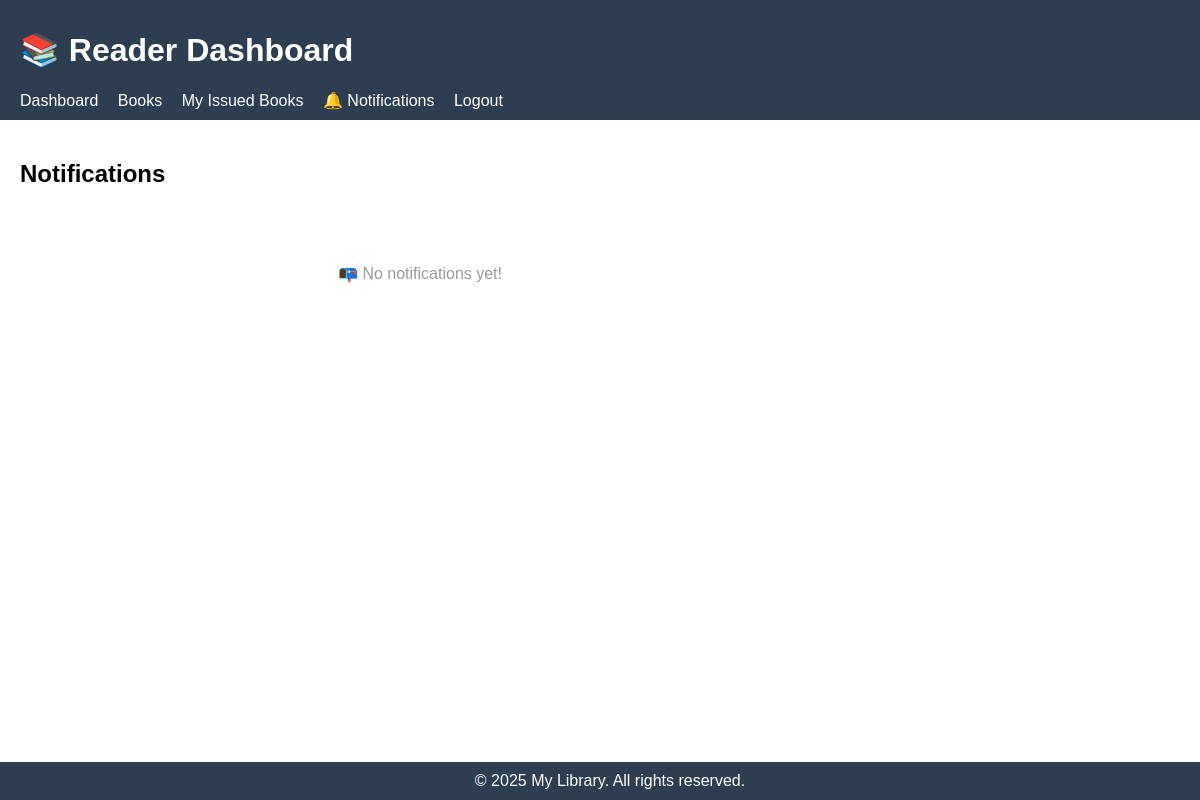
The app's page /reader/notifications/ (signed in), older data.
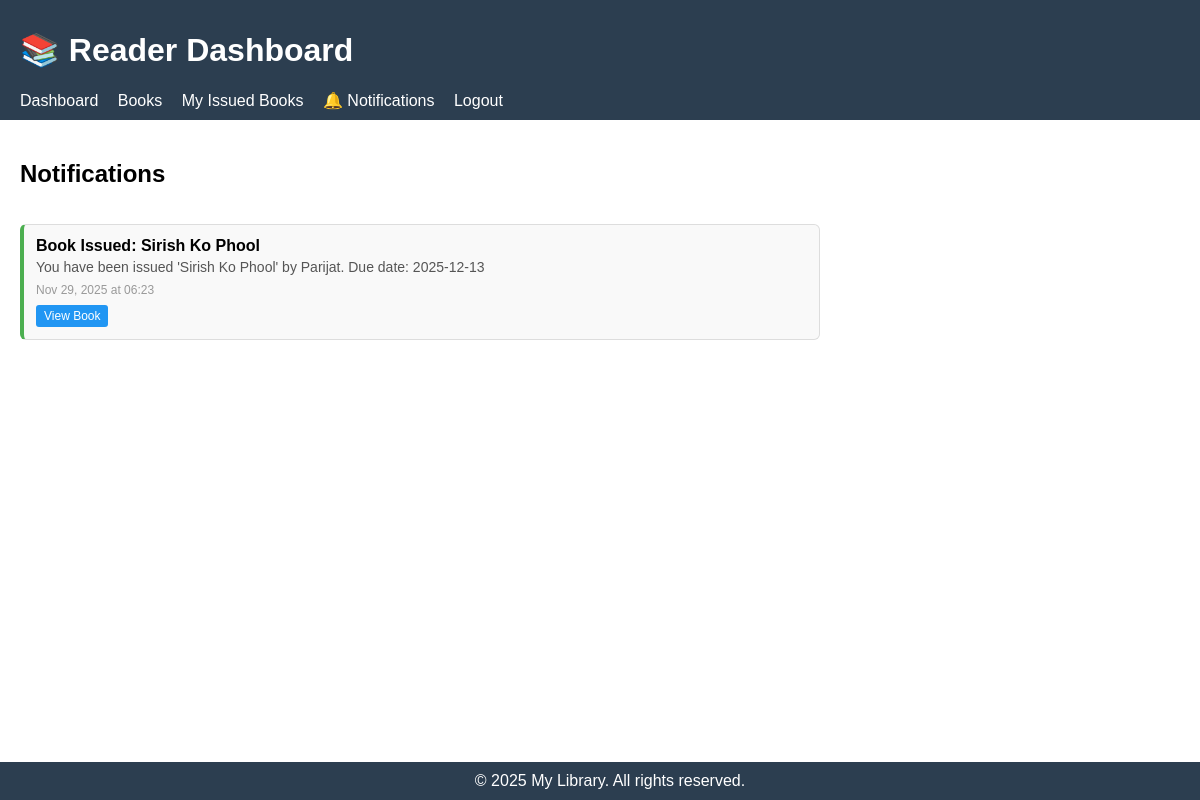
The same page, newer data.
### lib/models.py (models this page shows, shortened)
class Notification(models.Model):
    NOTIFICATION_TYPES = [
        ('issued', 'Book Issued'),
        ('due_soon', 'Due Soon (2 days)'),
        ('overdue', 'Overdue'),
    ]
    reader = models.ForeignKey('Reader', on_delete=models.CASCADE, related_name='notifications')
    issue = models.ForeignKey('Issue', on_delete=models.CASCADE, related_name='notifications', null=True, blank=True)
    notification_type = models.CharField(max_length=20, choices=NOTIFICATION_TYPES)
    title = models.CharField(max_length=200)
    message = models.TextField()
    read = models.BooleanField(default=False)
    created_at = models.DateTimeField(auto_now_add=True)
    class Meta:
        ordering = ['-created_at']

### lib/views.py (the view, shortened to what this page needs)
# urls.py: path('reader/notifications/', views.reader_notifications, name='reader_notifications'),
def reader_notifications(request):
    reader_id = request.session.get('reader_id')
    if not reader_id:
        return redirect('login_reader')
    reader = Reader.objects.get(id=reader_id)
    notifications = reader.notifications.all()
    unread_count = notifications.filter(read=False).count()
    return render(request, 'reader_notifications.html', {
        'reader': reader,
        'notifications': notifications,
        'unread_count': unread_count,
    })

### lib/templates/reader_notifications.html (shortened to what this page needs)
{% extends 'reader_base.html' %}
{% block content %}
<div class="notif-header">
  <h2>Notifications
  </h2>
</div>
<div class="notif-list">
  {% if notifications %}
    {% for notif in notifications %}
      <div class="notif-item {% if not notif.read %}unread{% endif %} {{ notif.notification_type }}">
        <div class="notif-title">{{ notif.title }}</div>
        <div class="notif-msg">{{ notif.message }}</div>
        <div class="notif-time">{{ notif.created_at|date:"M d, Y \a\t H:i" }}</div>
        {% if not notif.read %}
          <div class="notif-actions">
            <form method="post" style="display:inline;">
              {% csrf_token %}
              <input type="hidden" name="notification_id" value="{{ notif.id }}">
              <button type="submit" class="mark-btn">Mark as read</button>
            </form>
            {% if notif.issue %}
              <a href="{% url 'reader_book_detail' notif.issue.book.pk %}" style="background:#2196F3; color:white; padding:4px 8px; border-radius:3px; text-decoration:none;">View Book</a>
            {% endif %}
          </div>
        {% else %}
          {% if notif.issue %}
            <div class="notif-actions">
              <a href="{% url 'reader_book_detail' notif.issue.book.pk %}" style="background:#2196F3; color:white; padding:4px 8px; border-radius:3px; text-decoration:none;">View Book</a>
            </div>
          {% endif %}
        {% endif %}
      </div>
    {% endfor %}
  {% else %}
    <div class="no-notif">
      <p>📭 No notifications yet!</p>
    </div>
  {% endif %}
</div>
{% endblock %}

Row changes from the older to the newer data that the page shows:
added Notification: title "Book Issued: Sirish Ko Phool", message "You have been issued 'Sirish Ko Phool' by Parijat. Due date: 2025-12-13", created_at "Nov 29, 2025 at 06:23", read "View Book"
Text that changed along with them:
text no longer shown: "📭 No notifications yet!"
